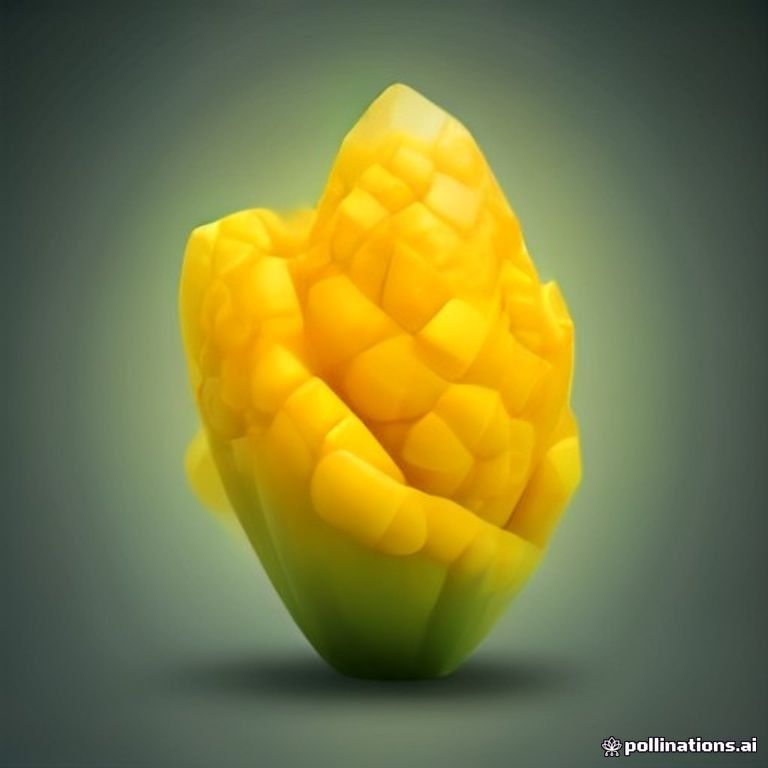
#> input picture assets/pollinations_test_food_corn.png, 768 x 768 px
$ python -i clean_transparency.py   (imports and definitions only)
#> lines starting #> are read from the running program, lines starting #| are printed output that depends on the picture
import os
import math
from PIL import Image, ImageFilter
ASSETS_ROOT = r"c:\Users\casey\Desktop\Homesteader\assets"
ITEMS_DIR = os.path.join(ASSETS_ROOT, "items")
UNREAL_ICONS_DIR = r"C:\Users\casey\Desktop\Homesteader\Homesteader\Content\Homesteader\UI\Icons"

TARGET_SIZE = 128
PADDING = 12  # px padding from border

def clean_icon_transparency(img_path, out_paths):
#> called with out_paths = 'out.png'
    img = Image.open(img_path).convert("RGBA")
    w, h = img.size
#> w = 768; h = 768

    # 1. Sample perimeter background color
    border_pixels = []
    for x in range(w):
        border_pixels.append(img.getpixel((x, 0))[:3])
        border_pixels.append(img.getpixel((x, h - 1))[:3])
#> after the loop, border_pixels = 1536 items, first 6: (24, 36, 34), (44, 60, 59), (24, 36, 34), (44, 60, 59), (24, 36, 34), (44, 60, 59)
    for y in range(h):
        border_pixels.append(img.getpixel((0, y))[:3])
        border_pixels.append(img.getpixel((w - 1, y))[:3])
#> after the loop, border_pixels = 3072 items, first 6: (24, 36, 34), (44, 60, 59), (24, 36, 34), (44, 60, 59), (24, 36, 34), (44, 60, 59)

    avg_bg_r = sum(p[0] for p in border_pixels) / len(border_pixels)
#> avg_bg_r = 59.63
    avg_bg_g = sum(p[1] for p in border_pixels) / len(border_pixels)
#> avg_bg_g = 73.71
    avg_bg_b = sum(p[2] for p in border_pixels) / len(border_pixels)
#> avg_bg_b = 65.02
    bg_ref = (avg_bg_r, avg_bg_g, avg_bg_b)
#> bg_ref = (59.63, 73.71, 65.02)

    # 2. Compute color distance from background for all pixels
    data = list(img.getdata())
#> data = 589824 items
    new_data = []

    # Tolerances tuned for dark slate background
    tol_low = 22.0
    tol_high = 48.0

    for idx, (r, g, b, a) in enumerate(data):
        dist = math.sqrt((r - bg_ref[0])**2 + (g - bg_ref[1])**2 + (b - bg_ref[2])**2)
        if dist <= tol_low:
            new_data.append((0, 0, 0, 0))
        elif dist >= tol_high:
            new_data.append((r, g, b, 255))
        else:
            # Smooth feathered edge
            ratio = (dist - tol_low) / (tol_high - tol_low)
            # De-spill background color from semi-transparent fringe
            alpha = int(255 * ratio)
            # Unmix background color: foreground ~ (pixel - (1 - ratio)*bg) / ratio
            unmix_r = min(255, max(0, int((r - (1 - ratio) * bg_ref[0]) / max(0.1, ratio))))
            unmix_g = min(255, max(0, int((g - (1 - ratio) * bg_ref[1]) / max(0.1, ratio))))
            unmix_b = min(255, max(0, int((b - (1 - ratio) * bg_ref[2]) / max(0.1, ratio))))
            new_data.append((unmix_r, unmix_g, unmix_b, alpha))
#> this loop made 589824 passes
#> (r, g, b, dist, ratio, alpha, unmix_r, unmix_g) on passes 49 to 60: (32, 44, 40, 47.67, 0.987, 251, 31, 43), (32, 44, 40, 47.67, 0.987, 251, 31, 43), (32, 44, 40, 47.67, 0.987, 251, 31, 43), (33, 45, 41, 45.94, 0.921, 234, 30, 42), (33, 45, 41, 45.94, 0.921, 234, 30, 42), (34, 46, 42, 44.21, 0.854, 217, 29, 41), (34, 46, 42, 44.21, 0.854, 217, 29, 41), (34, 46, 42, 44.21, 0.854, 217, 29, 41), (34, 46, 42, 44.21, 0.854, 217, 29, 41), (34, 46, 42, 44.21, 0.854, 217, 29, 41), (34, 46, 42, 44.21, 0.854, 217, 29, 41), (34, 46, 42, 44.21, 0.854, 217, 29, 41)
#> (dist, ratio, alpha, unmix_r, unmix_g, unmix_b) on passes 61 to 66: (44.21, 0.854, 217, 29, 41, 38), (44.21, 0.854, 217, 29, 41, 38), (44.21, 0.854, 217, 29, 41, 38), (44.21, 0.854, 217, 29, 41, 38), (42.48, 0.788, 200, 28, 39, 37), (42.48, 0.788, 200, 28, 39, 37)
#> after the loop, new_data = 589824 items

    img.putdata(new_data)
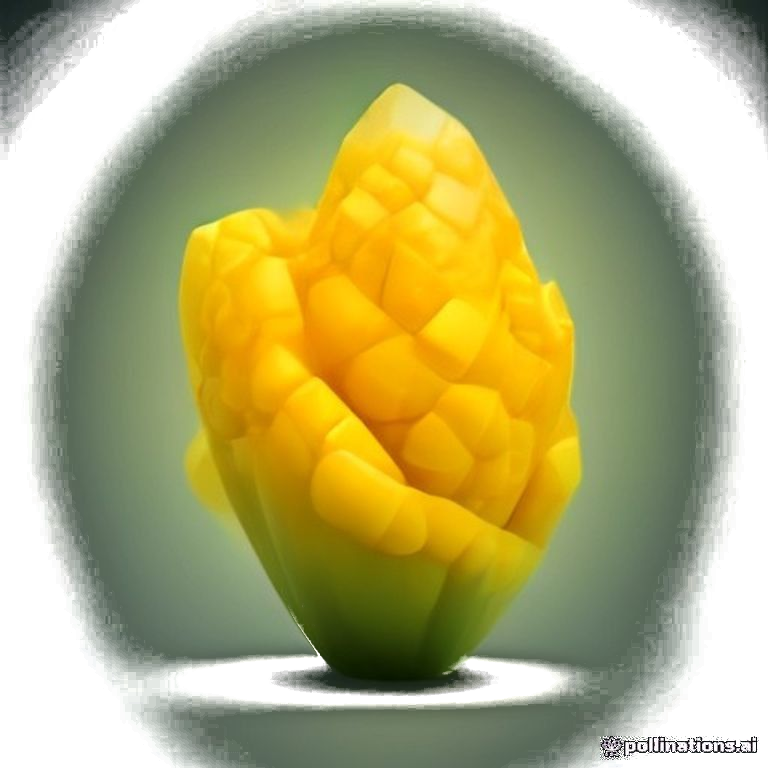
#> img: PIL image 768x768 RGBA; mean R, G, B, A 115.8, 112.1, 55.2, 182.2; transparent parts drawn white

    # 3. Flood-fill clear from the 4 corners to remove any stray border noise
    mask = img.split()[3]
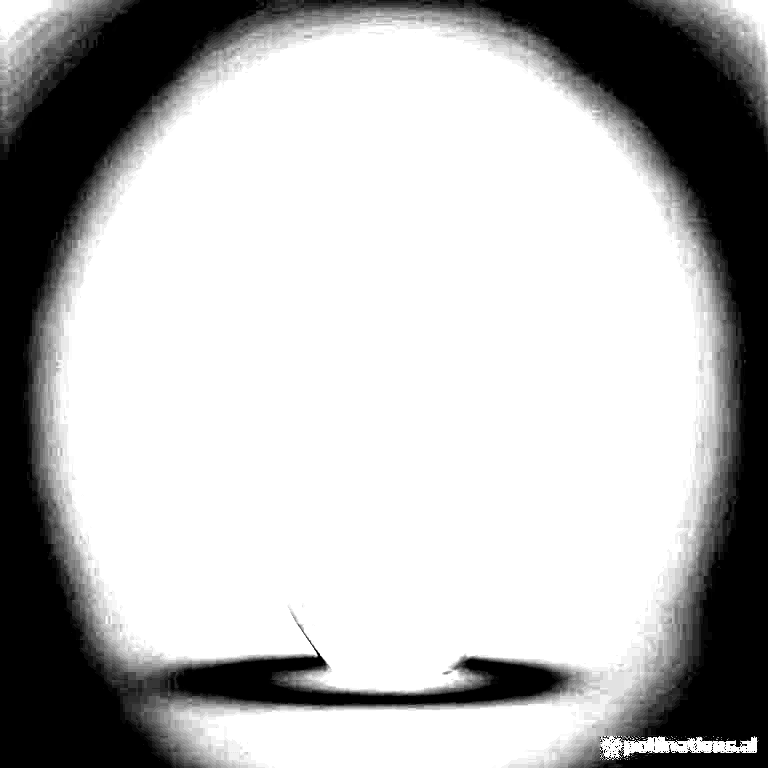
#> mask: PIL image 768x768 L; min 0, max 255, mean 182.2
    bbox = mask.getbbox()
#> bbox = (0, 0, 768, 768)
    if not bbox:
        # Fallback if image became completely transparent
        return False

    # Crop tightly to item bounds
    cropped = img.crop(bbox)

    # Center into target square with padding
    canvas = Image.new("RGBA", (TARGET_SIZE, TARGET_SIZE), (0, 0, 0, 0))
#> canvas: PIL image 128x128 RGBA; every value is 0
    max_dim = TARGET_SIZE - (PADDING * 2)
    scale = min(max_dim / cropped.width, max_dim / cropped.height)
#> scale = 0.135
    new_w = max(1, int(cropped.width * scale))
#> new_w = 104
    new_h = max(1, int(cropped.height * scale))
#> new_h = 104
    resized = cropped.resize((new_w, new_h), Image.Resampling.LANCZOS)
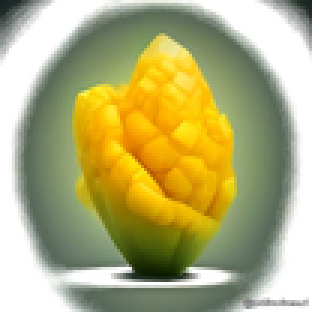
#> resized: PIL image 104x104 RGBA (shown 3 times larger); mean R, G, B, A 118.5, 114.9, 57.6, 182.2; transparent parts drawn white

    offset_x = (TARGET_SIZE - new_w) // 2
#> offset_x = 12
    offset_y = (TARGET_SIZE - new_h) // 2
#> offset_y = 12
    canvas.paste(resized, (offset_x, offset_y), resized)
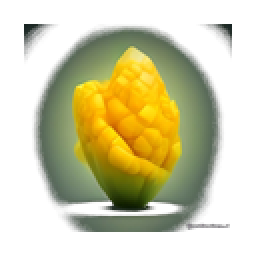
#> canvas: PIL image 128x128 RGBA (shown 2 times larger); mean R, G, B, A 69.7, 66.4, 30, 114.5; transparent parts drawn white

    for out in out_paths:
        os.makedirs(os.path.dirname(out), exist_ok=True)
        canvas.save(out, "PNG")

    return True

# [1 line not run here, left out]

# Gather all files in UNREAL_ICONS_DIR and ITEMS_DIR
files = set()
# [5 lines not run here, left out]

count = 0
# [14 lines not run here, left out]

# Also ensure aliases exist with clean transparency
aliases = [
    ("meat_beef.png", "animal_meat.png"),
    ("mat_leather.png", "pelt_cow.png"),
    ("meat_mutton.png", "meat_goat.png"),
    ("mat_leather.png", "pelt_goat.png"),
    # Map legacy icon names to CSV names
    ("tool_axe.png", "icon_axe.png"),
    ("tool_pickaxe.png", "icon_pickaxe.png"),
    ("tool_shovel.png", "icon_shovel.png"),
    ("tool_watering_can.png", "icon_watering_can.png"),
    ("crop_wheat.png", "icon_wheat.png"),
    ("seed_wheat.png", "icon_seeds.png"),
    ("food_bread.png", "icon_bread.png"),
    ("mat_lumber.png", "icon_wood_log.png"),
]

# [9 lines not run here, left out]

>>> result = clean_icon_transparency('../assets/pollinations_test_food_corn.png', 'out.png')

$ run again, on assets/sd3_quality_axe.png
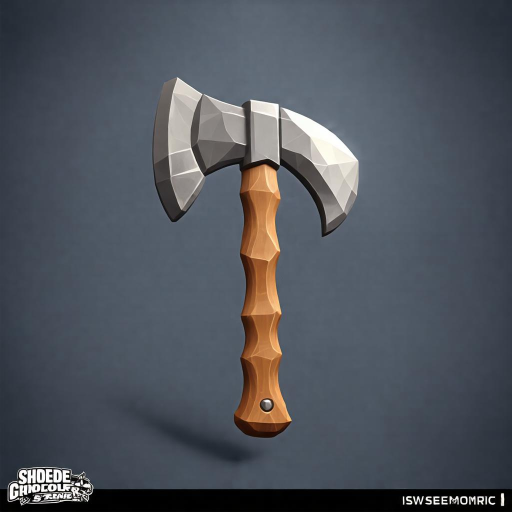
#> input picture assets/sd3_quality_axe.png, 1024 x 1024 px (shown at 1/2 size)
#> after the loop in clean_icon_transparency, `for x in range(w):`: border_pixels = 2048 items, first 6: (36, 43, 53), (11, 11, 11), (36, 43, 53), (10, 10, 10), (36, 43, 53), (8, 8, 8)
#> after the loop in clean_icon_transparency, `for y in range(h):`: border_pixels = 4096 items, first 6: (36, 43, 53), (11, 11, 11), (36, 43, 53), (10, 10, 10), (36, 43, 53), (8, 8, 8)
#> avg_bg_r = 40.55
#> avg_bg_g = 45.55
#> avg_bg_b = 53.59
#> bg_ref = (40.55, 45.55, 53.59)
#> data = 1048576 items
#> the loop in clean_icon_transparency, `for idx, (r, g, b, a) in enumerate(data):` made 1048576 passes
#> (r, g, b, dist) on passes 1 to 3: (36, 43, 53, 5.25), (36, 43, 53, 5.25), (36, 43, 53, 5.25)
#> in clean_icon_transparency, `mask = img.split()[3]`:
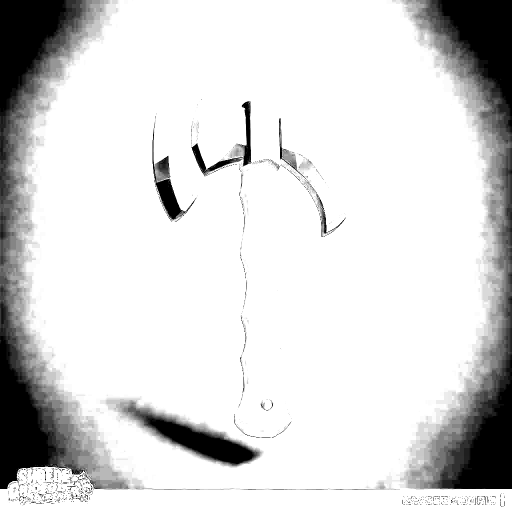
#> mask: PIL image 1024x1024 L (shown at 1/2 size); min 0, max 255, mean 216.1
#> bbox = (0, 0, 1024, 1024)
#> in clean_icon_transparency, `canvas.paste(resized, (offset_x, offset_y), resized)`:
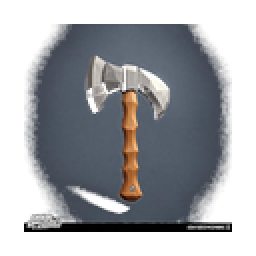
#> canvas: PIL image 128x128 RGBA (shown 2 times larger); mean R, G, B, A 47.6, 50.2, 54.6, 136.2; transparent parts drawn white
